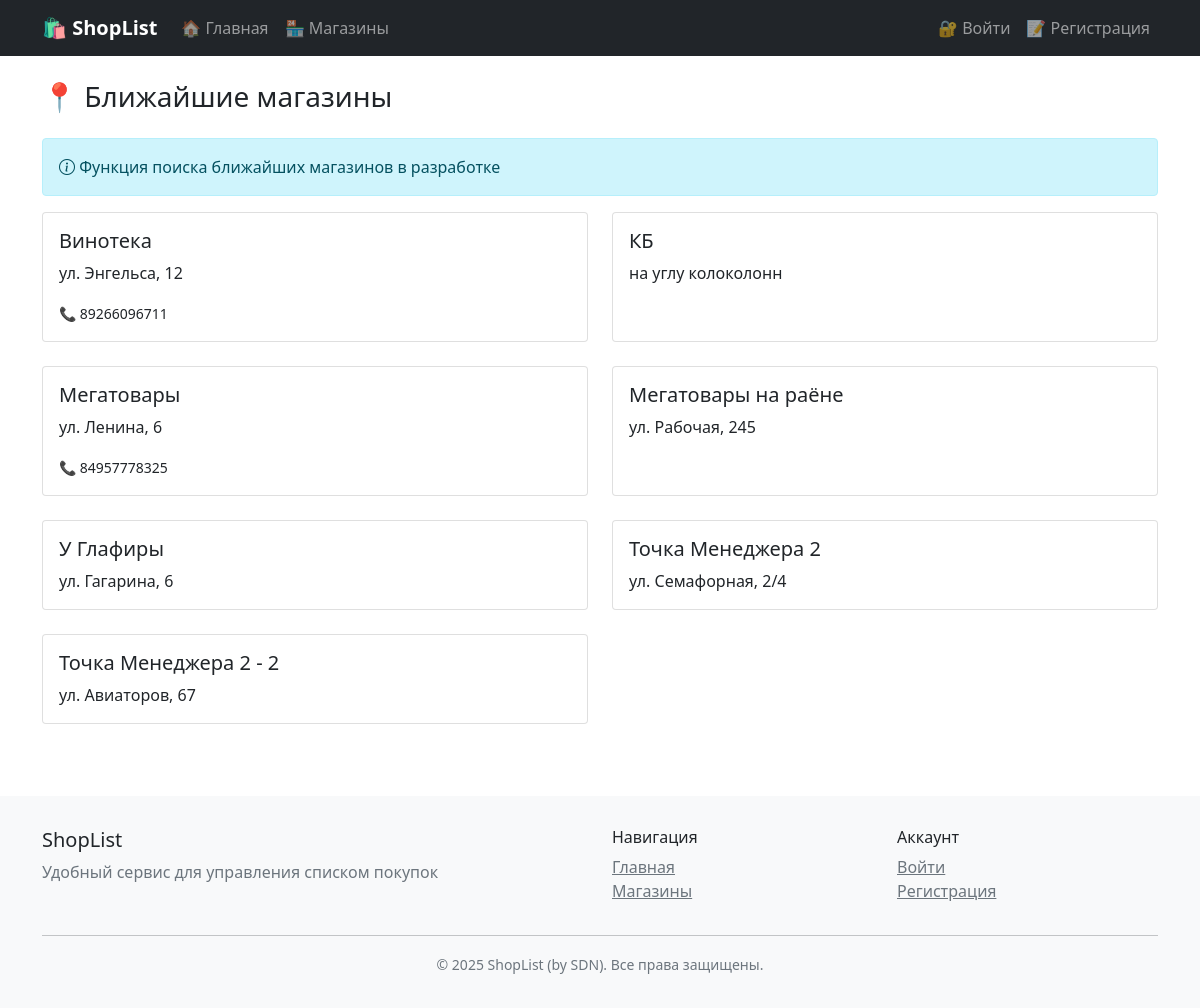
/nearest-shops/, run on an earlier commit of the app's database.
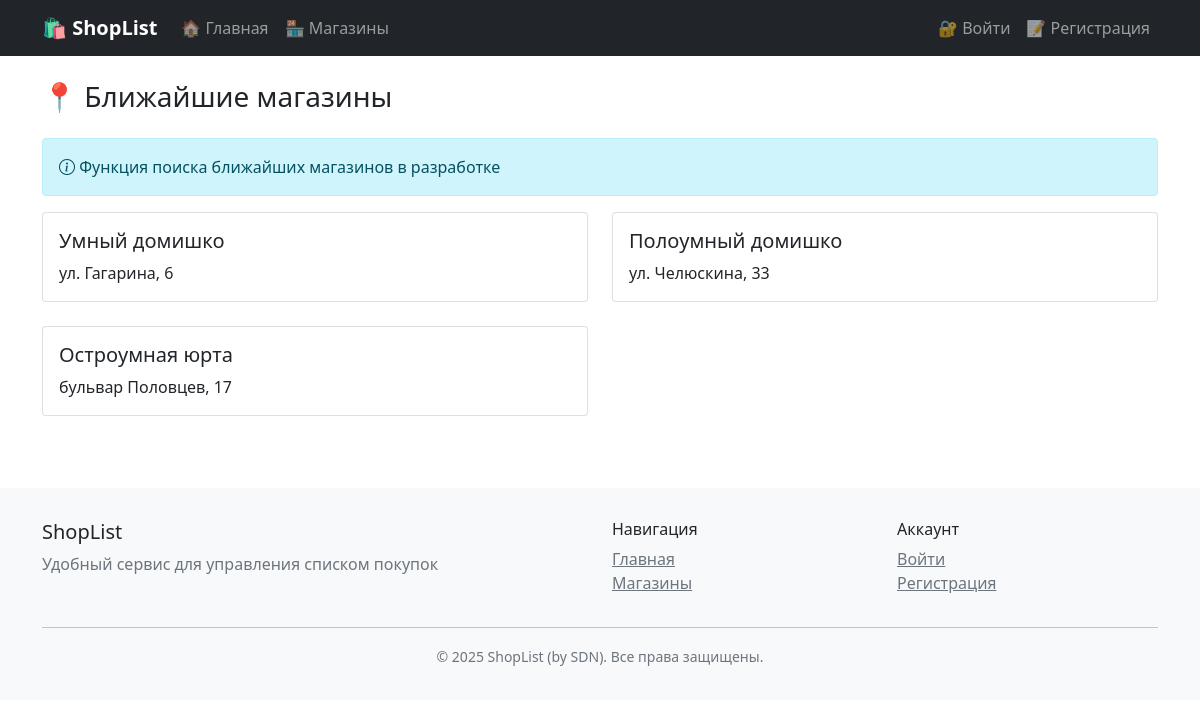
And on a later commit of the database.
### products/models.py (models this page shows, shortened)
class Shop(models.Model):
    name = models.CharField(max_length=200, verbose_name='Название магазина')
    address = models.TextField(verbose_name='Адрес')
    phone = models.CharField(max_length=20, blank=True, verbose_name='Телефон')
    opening_hours = models.CharField(max_length=100, blank=True, verbose_name='Часы работы')
    latitude = models.FloatField(null=True, blank=True, verbose_name='Широта')
    longitude = models.FloatField(null=True, blank=True, verbose_name='Долгота')
    owner = models.ForeignKey(settings.AUTH_USER_MODEL, on_delete=models.CASCADE, verbose_name='Владелец',
                              related_name='shops')
    created_at = models.DateTimeField(auto_now_add=True)
    class Meta:
        verbose_name = 'Магазин'
        verbose_name_plural = 'Магазины'

### products/views.py (the view)
# urls.py: path('nearest-shops/', views.nearest_shops, name='nearest_shops'),
def nearest_shops(request):
    user_lat = request.GET.get('lat')
    user_lng = request.GET.get('lng')
    shops = Shop.objects.all()
    if user_lat and user_lng:
        shops = sorted(shops, key=lambda x: abs(x.latitude - float(user_lat)) + abs(
            x.longitude - float(user_lng)) if x.latitude and x.longitude else float('inf'))
    return render(request, 'products/nearest_shops.html', {'shops': shops})

### templates/products/nearest_shops.html (shortened to what this page needs)
{% extends 'base.html' %}
{% block content %}
<div class="container mt-4">
    <h1 class="h3 mb-4">📍 Ближайшие магазины</h1>
    <div class="alert alert-info">
        <i class="bi bi-info-circle"></i>
        Функция поиска ближайших магазинов в разработке
    </div>
    {% if shops %}
    <div class="row">
        {% for shop in shops %}
        <div class="col-md-6 mb-4">
            <div class="card h-100">
                <div class="card-body">
                    <h5 class="card-title">{{ shop.name }}</h5>
                    <p class="card-text">{{ shop.address }}</p>
                    {% if shop.phone %}<p class="card-text"><small>📞 {{ shop.phone }}</small></p>{% endif %}
                </div>
            </div>
        </div>
        {% endfor %}
    </div>
    {% else %}
    <div class="text-center py-5">
        <p class="text-muted">Магазины не найдены</p>
    </div>
    {% endif %}
</div>
{% endblock %}

What changed in the data, as far as the page shows it:
removed Shop: name "Винотека", address "ул. Энгельса, 12", phone "89266096711"
removed Shop: name "КБ", address "на углу колоколонн"
removed Shop: name "Мегатовары", address "ул. Ленина, 6", phone "84957778325"
removed Shop: name "Мегатовары на раёне", address "ул. Рабочая, 245"
removed Shop: name "У Глафиры", address "ул. Гагарина, 6"
removed Shop: name "Точка Менеджера 2", address "ул. Семафорная, 2/4"
removed Shop: name "Точка Менеджера 2 - 2", address "ул. Авиаторов, 67"
added Shop: name "Умный домишко", address "ул. Гагарина, 6"
added Shop: name "Полоумный домишко", address "ул. Челюскина, 33"
added Shop: name "Остроумная юрта", address "бульвар Половцев, 17"
